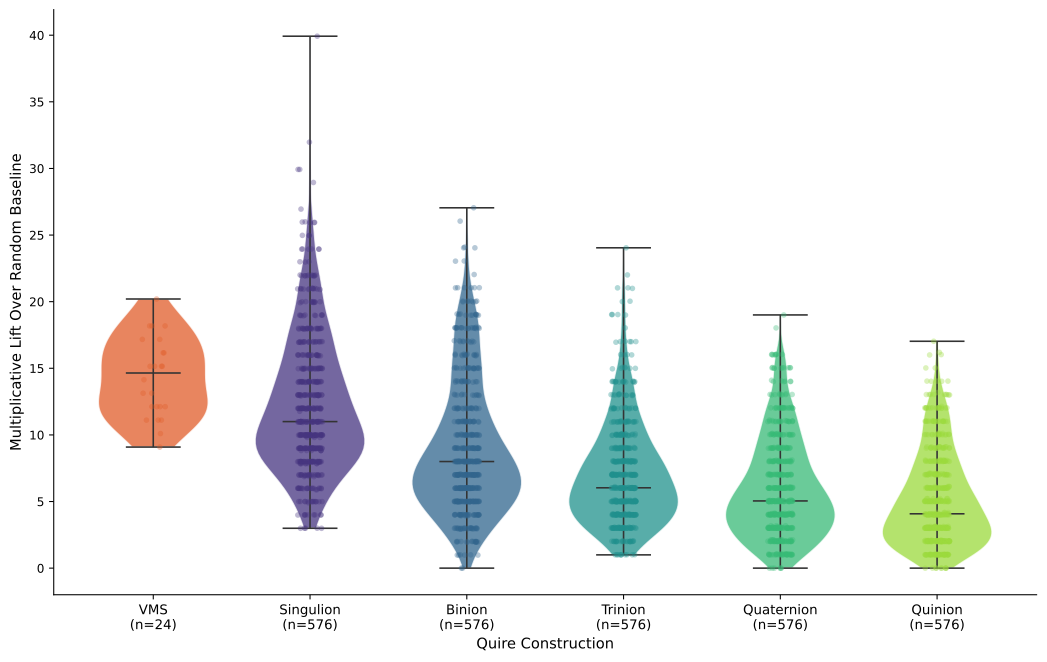

Write Python code to recreate this figure.
"""
violin_significance.py
======================
Violin plots with pairwise significance tests for the bifolio adjacency
multiplicative lift data.

Reads a two-column TSV or CSV with columns:
    quire_construction  group label (numeric 1-5 or named; see LABEL_MAP)
    mult_over_baseline  numeric value

Numeric bpq values (1-5) are automatically mapped to quire construction
names (Singulion, Binion, Trinion, Quaternion, Quinion) before plotting.
Old files using bpq_label as the column name are accepted transparently.

Produces:
    violin_significance.svg   publication-ready violin plot with significance
                              brackets and p-value annotations
    pairwise_tests.csv        full pairwise test results table

Usage
-----
    python violin_significance.py --input data.csv

    # Override defaults:
    python violin_significance.py --input data.csv \\
        --output-dir outputs \\
        --test mwu \\
        --correction bonferroni \\
        --alpha 0.05 \\
        --value-col mult_over_baseline \\
        --group-col quire_construction

Configuration
-------------
Edit DEFAULTS below or pass command-line arguments.
"""

from __future__ import annotations

import argparse
import itertools
from pathlib import Path

import matplotlib
matplotlib.use("Agg")
import matplotlib.pyplot as plt
import matplotlib.patches as mpatches
import numpy as np
import pandas as pd
from scipy import stats

# =============================================================================
# DEFAULTS  (override via command-line arguments)
# =============================================================================

# Canonical display order for quire construction groups.
# Numeric bpq values (1-5) are mapped to these names before plotting.
LABEL_MAP = {
    "1": "Singulion",
    "2": "Binion",
    "3": "Trinion",
    "4": "Quaternion",
    "5": "Quinion",
}

# Desired display order — VMS always first.
GROUP_ORDER = ["VMS", "Singulion", "Binion", "Trinion", "Quaternion", "Quinion"]

DEFAULTS = dict(
    input        = "data.csv",
    output_dir   = ".",
    value_col    = "multiplicative_lift_over_random_baseline",
    group_col    = "quire_construction",
    test         = "mwu",          # "mwu" (Mann-Whitney U) or "ttest"
    correction   = "bonferroni",   # "bonferroni", "holm", or "none"
    alpha        = 0.05,
    fig_width    = 11.0,
    fig_height   = 7.0,
    palette      = "viridis",      # matplotlib colormap; VMS gets vms_color
    show_points  = True,           # overlay individual data points
    point_alpha  = 0.35,
    point_size   = 18,
    vms_color    = "#e05c2a",      # distinct color for VMS
    show_title    = False,         # show title on the figure
    show_brackets = False,         # draw significance brackets on the figure
    bracket_base_y_gap = 0.04,     # fraction of y-range between stacked brackets
)

# =============================================================================
# STATISTICAL HELPERS
# =============================================================================

def run_pairwise_tests(
    data:       dict[str, np.ndarray],
    groups:     list[str],
    test:       str,
    correction: str,
    alpha:      float,
) -> pd.DataFrame:
    """
    Run all pairwise tests between groups.

    Parameters
    ----------
    data       : dict label -> array of values
    groups     : ordered list of group labels
    test       : "mwu" or "ttest"
    correction : "bonferroni", "holm", or "none"
    alpha      : significance threshold (after correction)

    Returns
    -------
    DataFrame with columns:
        group_a, group_b, n_a, n_b,
        statistic, p_raw, p_corrected, significant,
        stars, effect_size_r   (rank-biserial r for MWU, Cohen's d for t-test)
    """
    pairs = list(itertools.combinations(groups, 2))
    rows  = []

    for a, b in pairs:
        xa, xb = data[a], data[b]
        if test == "mwu":
            stat, p = stats.mannwhitneyu(xa, xb, alternative="two-sided")
            # Rank-biserial correlation as effect size
            n1, n2 = len(xa), len(xb)
            r = 1 - (2 * stat) / (n1 * n2)
        else:  # ttest
            stat, p = stats.ttest_ind(xa, xb, equal_var=False)
            # Cohen's d
            pooled_sd = np.sqrt(
                (np.std(xa, ddof=1) ** 2 + np.std(xb, ddof=1) ** 2) / 2
            )
            r = (np.mean(xa) - np.mean(xb)) / pooled_sd if pooled_sd > 0 else np.nan

        rows.append({
            "group_a":       str(a),
            "group_b":       str(b),
            "n_a":           len(xa),
            "n_b":           len(xb),
            "statistic":     round(float(stat), 4),
            "p_raw":         float(p),
            "effect_size":   round(float(r), 4),
        })

    df = pd.DataFrame(rows)
    n_tests = len(df)

    # Multiple comparison correction
    if correction == "bonferroni":
        df["p_corrected"] = np.minimum(df["p_raw"] * n_tests, 1.0)
    elif correction == "holm":
        sorted_idx = df["p_raw"].argsort().values
        p_holm     = np.empty(n_tests)
        for rank, idx in enumerate(sorted_idx):
            p_holm[idx] = min(df["p_raw"].iloc[idx] * (n_tests - rank), 1.0)
        # Enforce monotonicity
        for i in range(1, n_tests):
            p_holm[sorted_idx[i]] = max(
                p_holm[sorted_idx[i]], p_holm[sorted_idx[i - 1]]
            )
        df["p_corrected"] = p_holm
    else:
        df["p_corrected"] = df["p_raw"]

    df["significant"] = df["p_corrected"] < alpha

    def stars(p):
        if p < 0.001: return "***"
        if p < 0.01:  return "**"
        if p < 0.05:  return "*"
        return "ns"

    df["stars"] = df["p_corrected"].apply(stars)

    return df.sort_values("p_corrected").reset_index(drop=True)


# =============================================================================
# VIOLIN PLOT
# =============================================================================

def make_violin(
    data:        dict[str, np.ndarray],
    groups:      list[str],
    test_df:     pd.DataFrame,
    cfg:         dict,
    out_path:    Path,
    value_col:   str,
    group_col:   str,
    test_name:   str,
    correction:  str,
    alpha:       float,
) -> None:
    """Draw violin plot with significance brackets and save as SVG."""

    n_groups = len(groups)
    fig, ax  = plt.subplots(figsize=(cfg["fig_width"], cfg["fig_height"]))

    # ── Colors ────────────────────────────────────────────────────────────────
    # Sample the colormap evenly across [0.15, 0.85] so all non-VMS groups get
    # visually distinct colors without hitting the very dark/light extremes.
    # VMS always gets its own fixed accent color regardless of palette.
    non_vms_count = sum(1 for g in groups if "VMS" not in str(g))
    sample_points = np.linspace(0.15, 0.85, max(non_vms_count, 1))
    cmap          = matplotlib.colormaps.get_cmap(cfg["palette"])
    color_iter    = iter(sample_points)
    colors        = [
        cfg["vms_color"] if "VMS" in str(g) else cmap(next(color_iter))
        for g in groups
    ]

    # ── Violins ───────────────────────────────────────────────────────────────
    positions = list(range(1, n_groups + 1))
    arrays    = [data[g] for g in groups]

    parts = ax.violinplot(
        arrays,
        positions  = positions,
        showmedians= True,
        showextrema= True,
        widths      = 0.7,
    )

    for i, (pc, color) in enumerate(zip(parts["bodies"], colors)):
        pc.set_facecolor(color)
        pc.set_edgecolor("white")
        pc.set_alpha(0.75)

    for part_name in ("cmedians", "cmins", "cmaxes", "cbars"):
        if part_name in parts:
            parts[part_name].set_color("#333333")
            parts[part_name].set_linewidth(1.2)

    # ── Individual points ─────────────────────────────────────────────────────
    if cfg["show_points"]:
        rng = np.random.default_rng(42)
        for i, (g, pos) in enumerate(zip(groups, positions)):
            vals   = data[g]
            jitter = rng.uniform(-0.08, 0.08, size=len(vals))
            ax.scatter(
                pos + jitter, vals,
                color  = colors[i],
                alpha  = cfg["point_alpha"],
                s      = cfg["point_size"],
                zorder = 3,
                linewidths = 0,
            )

    # ── Axis labels & ticks ───────────────────────────────────────────────────
    ax.set_xticks(positions)
    ax.set_xticklabels(
        [f"{g}\n(n={len(data[g])})" for g in groups],
        fontsize = 10,
    )
    ax.set_ylabel(value_col.replace("_", " ").title(), fontsize=11)
    ax.set_xlabel(group_col.replace("_", " ").title(), fontsize=11)
    ax.tick_params(axis="y", labelsize=9)

    test_label = "Mann-Whitney U" if test_name == "mwu" else "Welch's t-test"
    corr_label = correction.capitalize() if correction != "none" else "uncorrected"
    if cfg.get("show_title"):
        ax.set_title(
            f"Multiplicative lift over random baseline by quire construction\n"
            f"({test_label}, {corr_label} correction, α={alpha})",
            fontsize = 11,
            pad      = 10,
        )

    # ── Significance brackets ─────────────────────────────────────────────────
    sig_pairs = test_df[test_df["significant"]].copy() if cfg.get("show_brackets") else pd.DataFrame()

    if not sig_pairs.empty:
        y_max   = max(v.max() for v in arrays)
        y_range = y_max - min(v.min() for v in arrays)
        gap     = y_range * cfg["bracket_base_y_gap"]
        y_base  = y_max + gap

        # Sort by span width so shorter brackets sit lower
        def span(row):
            i = groups.index(row["group_a"])
            j = groups.index(row["group_b"])
            return abs(j - i)

        sig_pairs = sig_pairs.copy()
        sig_pairs["_span"] = sig_pairs.apply(span, axis=1)
        sig_pairs = sig_pairs.sort_values("_span").reset_index(drop=True)

        # Track y-levels to avoid overlap
        used_y: dict[tuple, float] = {}

        for _, row in sig_pairs.iterrows():
            if row["group_a"] not in groups or row["group_b"] not in groups:
                continue
            i = groups.index(row["group_a"])
            j = groups.index(row["group_b"])
            x1, x2 = positions[i], positions[j]

            # Find a y level that doesn't overlap with existing brackets
            y_level = y_base
            while any(
                abs(y_level - v) < gap * 0.9
                and not (max(x1, x2) < min(k[0], k[1]) or min(x1, x2) > max(k[0], k[1]))
                for k, v in used_y.items()
            ):
                y_level += gap

            used_y[(x1, x2)] = y_level

            h = gap * 0.25
            ax.plot(
                [x1, x1, x2, x2],
                [y_level - h, y_level, y_level, y_level - h],
                lw    = 1.2,
                color = "#333333",
            )
            label = row["stars"]
            ax.text(
                (x1 + x2) / 2, y_level + gap * 0.05,
                label,
                ha       = "center",
                va       = "bottom",
                fontsize = 9,
                color    = "#333333",
            )

        # Extend y-axis to accommodate brackets
        ax.set_ylim(bottom=ax.get_ylim()[0],
                    top=max(used_y.values()) + gap * 1.5 if used_y else y_max + gap)

    # ── Legend: significance key (only shown when brackets are visible) ────────
    if cfg.get("show_brackets"):
        legend_elements = [
            mpatches.Patch(facecolor="none", edgecolor="none", label="* p<0.05"),
            mpatches.Patch(facecolor="none", edgecolor="none", label="** p<0.01"),
            mpatches.Patch(facecolor="none", edgecolor="none", label="*** p<0.001"),
            mpatches.Patch(facecolor="none", edgecolor="none", label="ns  not significant"),
        ]
        ax.legend(
            handles   = legend_elements,
            loc       = "upper right",
            fontsize  = 8,
            framealpha= 0.7,
            title     = f"{corr_label}-corrected p",
            title_fontsize = 8,
        )

    ax.spines["top"].set_visible(False)
    ax.spines["right"].set_visible(False)
    fig.tight_layout()
    fig.savefig(out_path, format="svg", bbox_inches="tight")
    plt.close(fig)
    print(f"  Violin plot -> {out_path}")


# =============================================================================
# MAIN
# =============================================================================

def main() -> None:
    parser = argparse.ArgumentParser(
        description="Violin plots + pairwise significance tests"
    )
    parser.add_argument("--input",       default=DEFAULTS["input"],
                        help="Input TSV or CSV file")
    parser.add_argument("--output-dir",  default=DEFAULTS["output_dir"],
                        help="Directory for output files")
    parser.add_argument("--value-col",   default=DEFAULTS["value_col"],
                        help="Name of the numeric column")
    parser.add_argument("--group-col",   default=DEFAULTS["group_col"],
                        help="Name of the group label column")
    parser.add_argument("--test",        default=DEFAULTS["test"],
                        choices=["mwu", "ttest"],
                        help="Pairwise test: mwu or ttest")
    parser.add_argument("--correction",  default=DEFAULTS["correction"],
                        choices=["bonferroni", "holm", "none"],
                        help="Multiple comparison correction")
    parser.add_argument("--alpha",       default=DEFAULTS["alpha"], type=float,
                        help="Significance threshold")
    parser.add_argument("--show-title",    action="store_true",
                        help="Show title on the figure (off by default)")
    parser.add_argument("--show-brackets", action="store_true",
                        help="Draw significance brackets on the figure "
                             "(off by default; see pairwise_tests.csv for full table)")
    parser.add_argument("--no-points",   action="store_true",
                        help="Suppress individual data points")
    parser.add_argument("--palette",     default=DEFAULTS["palette"],
                        help="Color palette: 'default' or matplotlib colormap name")
    parser.add_argument("--fig-width",   default=DEFAULTS["fig_width"], type=float)
    parser.add_argument("--fig-height",  default=DEFAULTS["fig_height"], type=float)

    args = parser.parse_args()

    cfg = dict(DEFAULTS)
    cfg["fig_width"]   = args.fig_width
    cfg["fig_height"]  = args.fig_height
    cfg["show_points"]   = not args.no_points
    cfg["show_title"]    = args.show_title
    cfg["show_brackets"] = args.show_brackets
    cfg["palette"]       = args.palette

    out_dir = Path(args.output_dir)
    out_dir.mkdir(parents=True, exist_ok=True)

    # ── Load data ─────────────────────────────────────────────────────────────
    in_path = Path(args.input)

    # Auto-detect separator by sniffing the first non-empty line.
    # Handles CSV, TSV, semicolon-delimited, and pipe-delimited files.
    # Falls back to extension-based detection if sniffing fails.
    import csv as _csv
    try:
        with open(in_path, encoding="utf-8-sig") as _fh:
            _sample = ""
            for _line in _fh:
                _stripped = _line.strip()
                if _stripped:
                    _sample = _stripped
                    break
        _dialect = _csv.Sniffer().sniff(_sample, delimiters=",\t;|")
        sep = _dialect.delimiter
    except Exception:
        sep = "\t" if in_path.suffix.lower() in (".tsv", ".txt") else ","

    df = pd.read_csv(in_path, sep=sep, encoding="utf-8-sig")

    # ── Column aliasing: accept bpq_label or quire_construction ─────────────
    if args.group_col not in df.columns and "bpq_label" in df.columns:
        df = df.rename(columns={"bpq_label": args.group_col})

    missing = {args.value_col, args.group_col} - set(df.columns)
    if missing:
        raise ValueError(f"Missing columns in input: {missing}\n"
                         f"Available: {list(df.columns)}")

    df[args.value_col] = pd.to_numeric(df[args.value_col], errors="coerce")
    df = df.dropna(subset=[args.value_col, args.group_col])

    # ── Label mapping: numeric bpq values -> quire construction names ─────────
    df[args.group_col] = df[args.group_col].astype(str).map(
        lambda x: LABEL_MAP.get(x, x)
    )

    # ── Group ordering: follow GROUP_ORDER; append unexpected labels at end ───
    present = set(df[args.group_col].unique())
    groups  = [g for g in GROUP_ORDER if g in present]
    extras  = sorted(present - set(groups))
    groups  = groups + extras
    data   = {g: df.loc[df[args.group_col] == g, args.value_col].values
              for g in groups}

    print(f"\nGroups: {groups}")
    for g in groups:
        arr = data[g]
        print(f"  {g:20s}  n={len(arr):4d}  "
              f"mean={np.mean(arr):.3f}  median={np.median(arr):.3f}  "
              f"sd={np.std(arr, ddof=1):.3f}")

    # ── Pairwise tests ────────────────────────────────────────────────────────
    print(f"\nRunning pairwise {args.test.upper()} tests "
          f"({args.correction} correction, α={args.alpha}) ...")

    test_df  = run_pairwise_tests(
        data, groups, args.test, args.correction, args.alpha
    )

    csv_path = out_dir / "pairwise_tests.csv"
    test_df.to_csv(csv_path, index=False)
    print(f"  Pairwise tests -> {csv_path}")

    sig = test_df[test_df["significant"]]
    print(f"\n  {len(sig)}/{len(test_df)} pairs significant at α={args.alpha} "
          f"({args.correction}-corrected):")
    for _, row in sig.iterrows():
        print(f"    {row['group_a']:20s} vs {row['group_b']:20s}  "
              f"p_corr={row['p_corrected']:.4f}  {row['stars']}")

    # ── Violin plot ───────────────────────────────────────────────────────────
    svg_path = out_dir / "violin_significance.svg"
    make_violin(
        data       = data,
        groups     = groups,
        test_df    = test_df,
        cfg        = cfg,
        out_path   = svg_path,
        value_col  = args.value_col,
        group_col  = args.group_col,
        test_name  = args.test,
        correction = args.correction,
        alpha      = args.alpha,
    )

    print("\nDone.")


if __name__ == "__main__":
    main()
